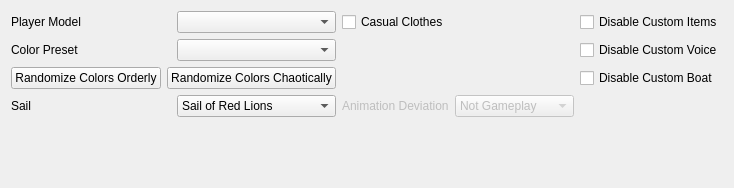
          <widget class="QWidget" name="tab_for_model_customization">
           <attribute name="title">
            <string>Player Customization</string>
           </attribute>
           <layout class="QVBoxLayout" name="layout_for_customization">
            <item>
             <layout class="QGridLayout" name="grid_for_model_general_options">
              <item row="0" column="0">
               <layout class="QHBoxLayout" name="layout_for_custom_player_model">
                <item>
                 <widget class="QLabel" name="label_for_custom_player_model">
                  <property name="text">
                   <string>Player Model</string>
                  </property>
                 </widget>
                </item>
                <item>
                 <widget class="QComboBox" name="custom_player_model"/>
                </item>
               </layout>
              </item>
              <item row="1" column="0">
               <layout class="QHBoxLayout" name="layout_for_custom_preset">
                <item>
                 <widget class="QLabel" name="label_for_custom_color_preset">
                  <property name="text">
                   <string>Color Preset</string>
                  </property>
                 </widget>
                </item>
                <item>
                 <widget class="QComboBox" name="custom_color_preset"/>
                </item>
               </layout>
              </item>
              <item row="3" column="0">
               <layout class="QHBoxLayout" name="layout_for_sail_color">
                <item>
                 <widget class="QLabel" name="label_for_sail_color">
                  <property name="text">
                   <string>Sail</string>
                  </property>
                 </widget>
                </item>
                <item>
                 <widget class="QComboBox" name="sail_color">
                  <item>
                   <property name="text">
                    <string>Sail of Red Lions</string>
                   </property>
                  </item>
                  <item>
                   <property name="text">
                    <string>Swift Sail</string>
                   </property>
                  </item>
                  <item>
                   <property name="text">
                    <string>Sail of Lions' Pride</string>
                   </property>
                  </item>
                 </widget>
                </item>
               </layout>
              </item>
              <item row="0" column="2">
               <widget class="QCheckBox" name="disable_custom_player_items">
                <property name="text">
                 <string>Disable Custom Items</string>
                </property>
               </widget>
              </item>
              <item row="1" column="2">
               <widget class="QCheckBox" name="disable_custom_player_voice">
                <property name="text">
                 <string>Disable Custom Voice</string>
                </property>
               </widget>
              </item>
              <item row="0" column="1">
               <widget class="QCheckBox" name="player_in_casual_clothes">
                <property name="text">
                 <string>Casual Clothes</string>
                </property>
               </widget>
              </item>
              <item row="2" column="0">
               <layout class="QHBoxLayout" name="layout_for_randomize_color_options">
                <item>
                 <widget class="QPushButton" name="randomize_all_custom_colors_together">
                  <property name="text">
                   <string>Randomize Colors Orderly</string>
                  </property>
                 </widget>
                </item>
                <item>
                 <widget class="QPushButton" name="randomize_all_custom_colors_separately">
                  <property name="text">
                   <string>Randomize Colors Chaotically</string>
                  </property>
                 </widget>
                </item>
               </layout>
              </item>
              <item row="2" column="2">
               <widget class="QCheckBox" name="disable_custom_boat">
                <property name="text">
                 <string>Disable Custom Boat</string>
                </property>
               </widget>
              </item>
              <item row="1" column="1" rowspan="2">
               <widget class="QLabel" name="custom_model_comment">
                <property name="maximumSize">
                 <size>
                  <width>810</width>
                  <height>16777215</height>
                 </size>
                </property>
                <property name="text">
                 <string/>
                </property>
                <property name="wordWrap">
                 <bool>true</bool>
                </property>
               </widget>
              </item>
              <item row="3" column="1">
               <layout class="QHBoxLayout" name="layout_for_custom_bck_entry">
                <item>
                 <widget class="QLabel" name="label_for_custom_bck_entry">
                  <property name="enabled">
                   <bool>false</bool>
                  </property>
                  <property name="text">
                   <string>Animation Deviation</string>
                  </property>
                 </widget>
                </item>
                <item>
                 <widget class="QComboBox" name="custom_bck_entry">
                  <property name="enabled">
                   <bool>false</bool>
                  </property>
                  <property name="currentIndex">
                   <number>1</number>
                  </property>
                  <item>
                   <property name="text">
                    <string>No Changes</string>
                   </property>
                  </item>
                  <item>
                   <property name="text">
                    <string>Not Gameplay</string>
                   </property>
                  </item>
                  <item>
                   <property name="text">
                    <string>Basic Gameplay</string>
                   </property>
                  </item>
                  <item>
                   <property name="text">
                    <string>All</string>
                   </property>
                  </item>
                 </widget>
                </item>
               </layout>
              </item>
             </layout>
            </item>
            <item>
             <layout class="QHBoxLayout" name="layout_for_color_visualizer">
              <item>
               <layout class="QVBoxLayout" name="layout_for_color_layout">
                <item>
                 <layout class="QVBoxLayout" name="custom_colors_layout"/>
                </item>
                <item>
                 <spacer name="spacer_for_colors_layout">
                  <property name="orientation">
                   <enum>Qt::Vertical</enum>
                  </property>
                  <property name="sizeHint" stdset="0">
                   <size>
                    <width>20</width>
                    <height>40</height>
                   </size>
                  </property>
                 </spacer>
                </item>
               </layout>
              </item>
              <item>
               <layout class="QVBoxLayout" name="layout_for_model_preview">
                <item>
                 <widget class="QLabel" name="custom_model_preview_label">
                  <property name="text">
                   <string/>
                  </property>
                 </widget>
                </item>
                <item>
                 <spacer name="spacer_for_model_preview">
                  <property name="orientation">
                   <enum>Qt::Vertical</enum>
                  </property>
                  <property name="sizeHint" stdset="0">
                   <size>
                    <width>20</width>
                    <height>40</height>
                   </size>
                  </property>
                 </spacer>
                </item>
               </layout>
              </item>
             </layout>
            </item>
           </layout>
          </widget>
